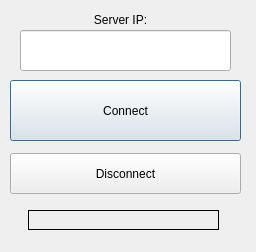
<?xml version="1.0" encoding="UTF-8"?>
<ui version="4.0">
 <class>MainDialog</class>
 <widget class="QDialog" name="MainDialog">
  <property name="geometry">
   <rect>
    <x>0</x>
    <y>0</y>
    <width>256</width>
    <height>252</height>
   </rect>
  </property>
  <property name="windowTitle">
   <string>Device Simulator</string>
  </property>
  <widget class="QPushButton" name="m_connectButton">
   <property name="geometry">
    <rect>
     <x>10</x>
     <y>80</y>
     <width>231</width>
     <height>61</height>
    </rect>
   </property>
   <property name="text">
    <string>Connect</string>
   </property>
  </widget>
  <widget class="QLabel" name="m_stateLabel">
   <property name="geometry">
    <rect>
     <x>28</x>
     <y>210</y>
     <width>191</width>
     <height>20</height>
    </rect>
   </property>
   <property name="layoutDirection">
    <enum>Qt::LeftToRight</enum>
   </property>
   <property name="frameShape">
    <enum>QFrame::Box</enum>
   </property>
   <property name="text">
    <string/>
   </property>
   <property name="alignment">
    <set>Qt::AlignCenter</set>
   </property>
  </widget>
  <widget class="QPushButton" name="m_disconnectButton">
   <property name="geometry">
    <rect>
     <x>10</x>
     <y>153</y>
     <width>231</width>
     <height>41</height>
    </rect>
   </property>
   <property name="text">
    <string>Disconnect</string>
   </property>
  </widget>
  <widget class="QLabel" name="m_serverLabel">
   <property name="geometry">
    <rect>
     <x>20</x>
     <y>10</y>
     <width>201</width>
     <height>20</height>
    </rect>
   </property>
   <property name="text">
    <string>Server IP:</string>
   </property>
   <property name="alignment">
    <set>Qt::AlignCenter</set>
   </property>
  </widget>
  <widget class="QLineEdit" name="m_serverEdit">
   <property name="geometry">
    <rect>
     <x>20</x>
     <y>30</y>
     <width>211</width>
     <height>41</height>
    </rect>
   </property>
   <property name="font">
    <font>
     <pointsize>14</pointsize>
     <bold>true</bold>
    </font>
   </property>
   <property name="alignment">
    <set>Qt::AlignCenter</set>
   </property>
  </widget>
  <widget class="QLabel" name="m_imeiLabel">
   <property name="geometry">
    <rect>
     <x>10</x>
     <y>230</y>
     <width>231</width>
     <height>20</height>
    </rect>
   </property>
   <property name="text">
    <string/>
   </property>
   <property name="alignment">
    <set>Qt::AlignCenter</set>
   </property>
  </widget>
 </widget>
 <resources/>
 <connections/>
</ui>
